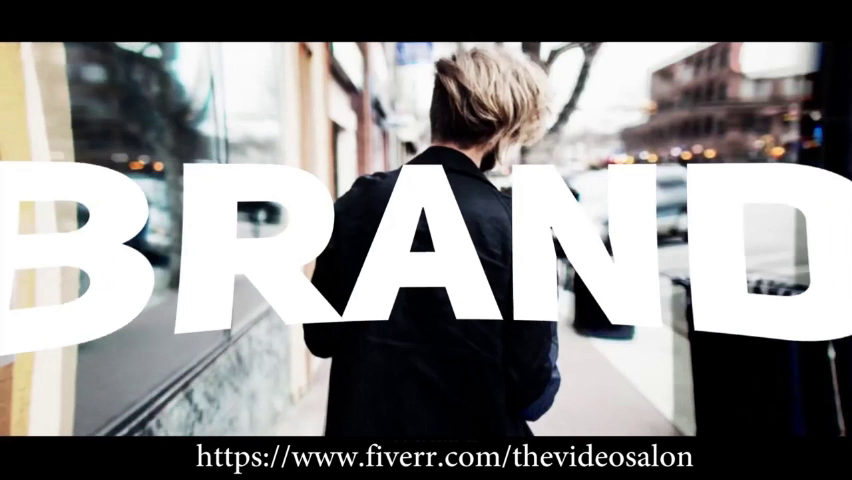
#> input picture frame 3 of file.mp4, 852 x 480 px
$ jupyter execute motion_estimation.ipynb
#> lines starting #> are read from the running program, lines starting #| are printed output that depends on the picture
[cell 1]
import numpy as np

def block_matching(frame1, frame2, block_size, search_range):
  """Performs block matching between two frames.
    frame1: The first frame as a NumPy array.
    frame2: The second frame as a NumPy array.
    block_size: The size of the blocks to match.
    search_range: The maximum displacement to search for matching blocks.

    Returns a list of motion vectors, where each vector is a tuple of (x_displacement, y_displacement).
  """

  height, width = frame1.shape[:2]
  motion_vectors = []

  for y in range(0, height - block_size, block_size):
    for x in range(0, width - block_size, block_size):
      block1 = frame1[y:y+block_size, x:x+block_size]

      best_match = None
      min_error = np.inf

      for dy in range(-search_range, search_range + 1):
        for dx in range(-search_range, search_range + 1):
          y2 = y + dy
          x2 = x + dx

          if 0 <= y2 < height - block_size and 0 <= x2 < width - block_size:
            block2 = frame2[y2:y2+block_size, x2:x2+block_size]
            error = np.sum((block1 - block2)**2) / (block_size**2)  # MSE
            if error < min_error:
              min_error = error
              best_match = (dx, dy)

      motion_vectors.append([x, y, best_match[0], best_match[1]])

  return motion_vectors

[cell 2]
import cv2
import numpy as np

motion_vector_final = []
video_path = 'file.mp4'
cap = cv2.VideoCapture(video_path)
motion_vec_final = []
# fourcc = cv2.VideoWriter_fourcc(*'XVID')
# output_path = 'motion_estimation.mp4'
# out = cv2.VideoWriter(output_path, fourcc, 30, (int(cap.get(3)), int(cap.get(4))))

block_size = 64  # Size of the block for motion estimation
max_displacement = 8  # Maximum displacement to search within
prev_frame = []
while cap.isOpened():
    ret, frame = cap.read()
#> frame is the input picture: shape (480, 852, 3); mean B, G, R 134.5, 135, 136
    if not ret:
        break
    gray_frame = cv2.cvtColor(frame, cv2.COLOR_BGR2GRAY)
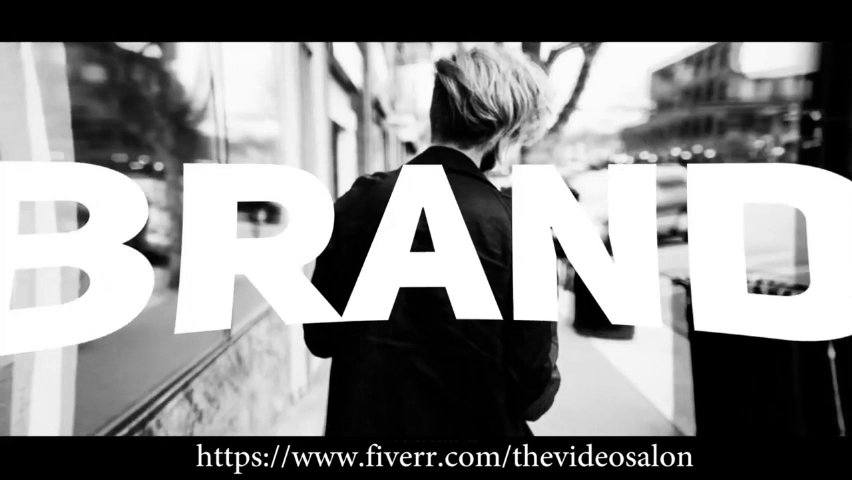
#> gray_frame: shape (480, 852); min 0, max 255, mean 135.2
    if len(prev_frame) == 0:
        prev_frame = gray_frame
        continue

    motion_vec = block_matching(prev_frame, gray_frame, block_size, max_displacement)
    motion_vec_final.append(motion_vec)

    # out.write(output_frame)
    motion_vec_final.append(motion_vec)
cap.release()
# out.release()
cv2.destroyAllWindows()
np.save('motion_vectors.npy', motion_vec_final)


$ run again, starting later in the video
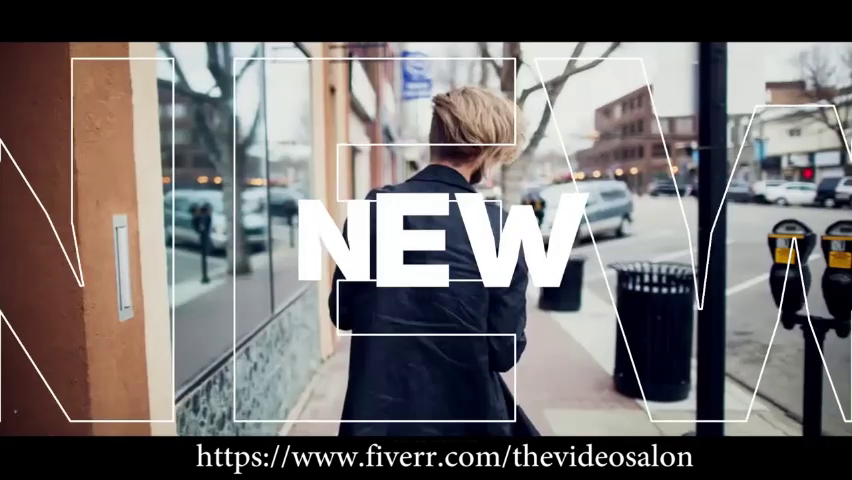
#> input picture frame 17 of file.mp4, 852 x 480 px
#> frame is the input picture: shape (480, 852, 3); mean B, G, R 107.6, 108.1, 112.8
#> `gray_frame = cv2.cvtColor(frame, cv2.COLOR_BGR2GRAY)`:
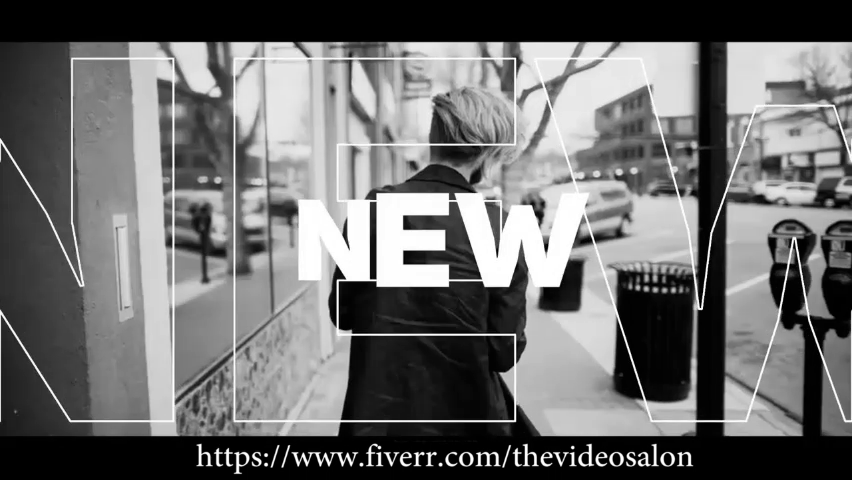
#> gray_frame: shape (480, 852); min 0, max 255, mean 109.4

$ run again, starting later in the video
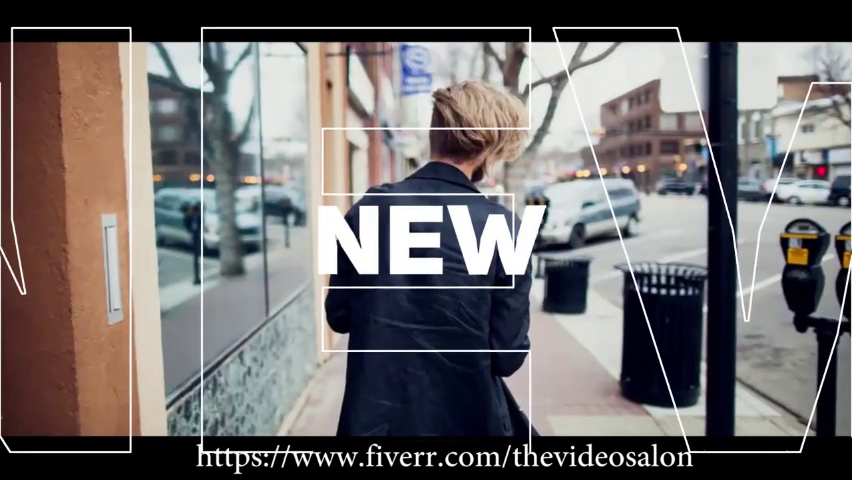
#> input picture frame 31 of file.mp4, 852 x 480 px
#> frame is the input picture: shape (480, 852, 3); mean B, G, R 107.6, 107.5, 111.9
#> `gray_frame = cv2.cvtColor(frame, cv2.COLOR_BGR2GRAY)`:
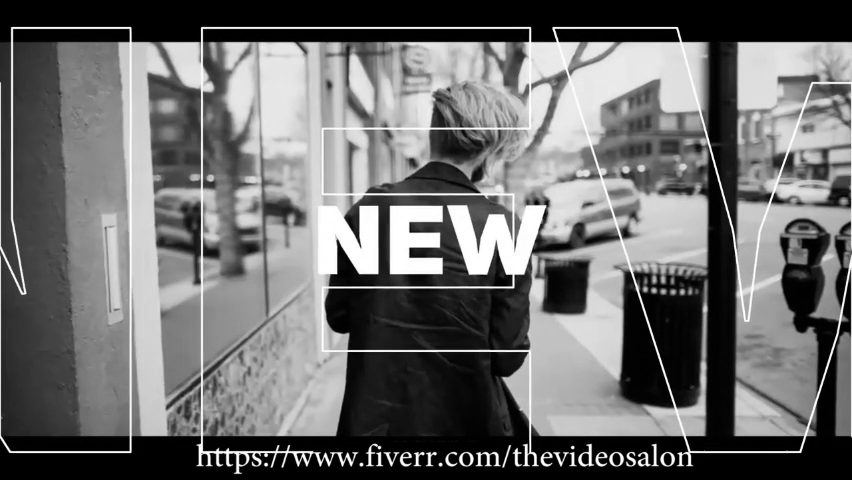
#> gray_frame: shape (480, 852); min 0, max 255, mean 108.8
